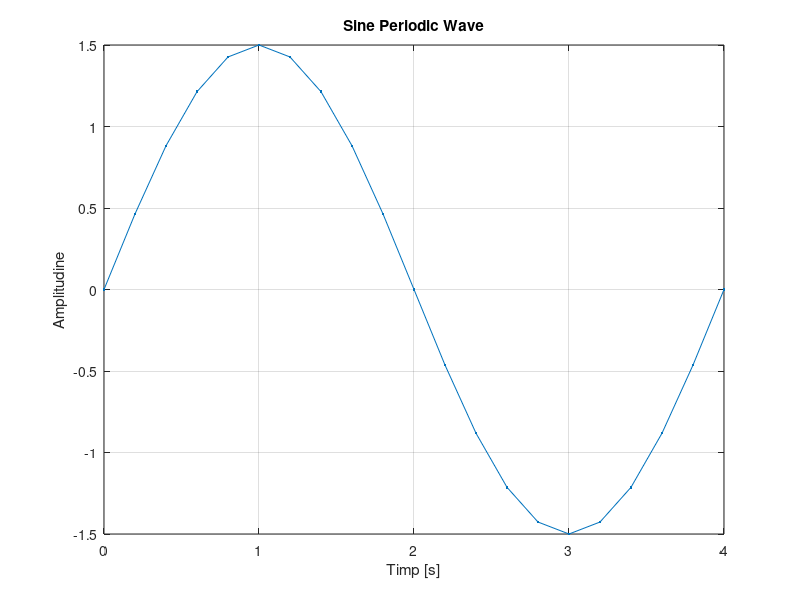

Here is the MATLAB script that generated this plot:
%Semnal sinusoidal redresat dubla alternanta cu rezolutie temporara de 200ms
A = 1.5; % amplitudinea
T = 4;
F = 1 / T;
t = 0:0.2:4;
s = A*sin(2*pi*F*t); % sintaxa sin deseneaza un grafic sinusoidal cu amplitudinea A, perioada
%t si frecventa F
plot(t,s,'.-'),xlabel('Timp [s]'),ylabel('Amplitudine'),title('Sine Periodic Wave'),grid;